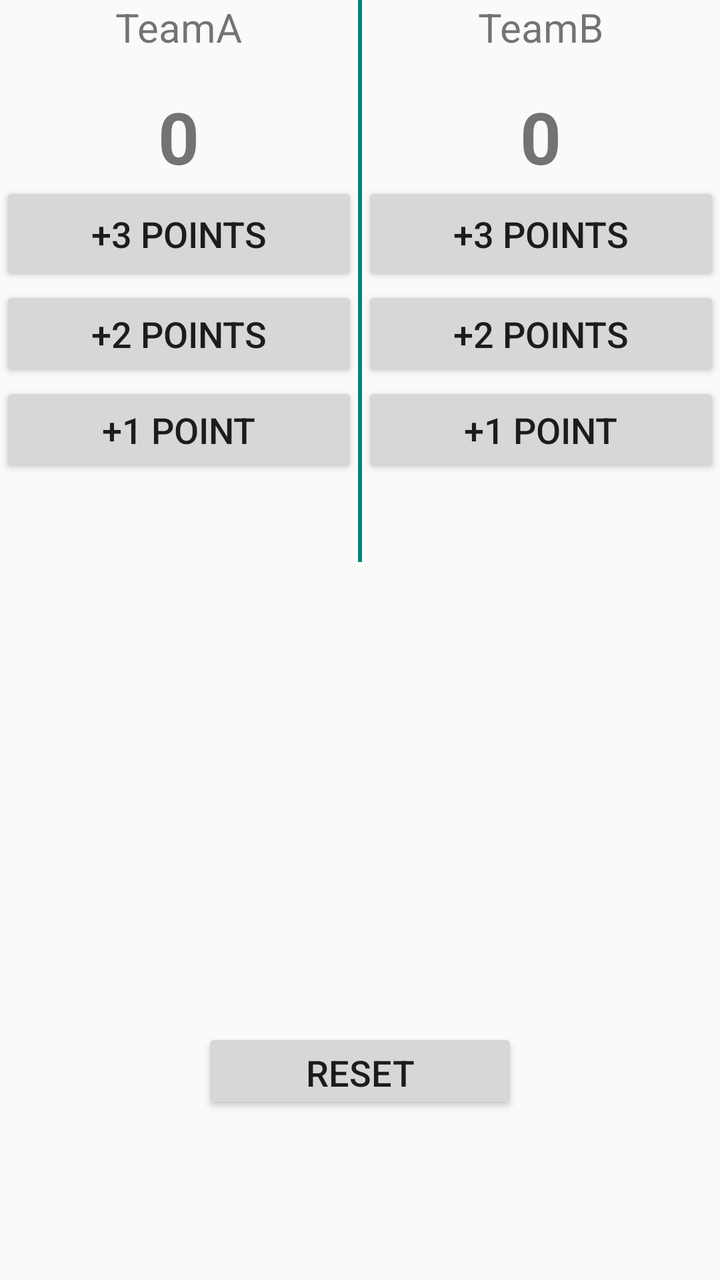
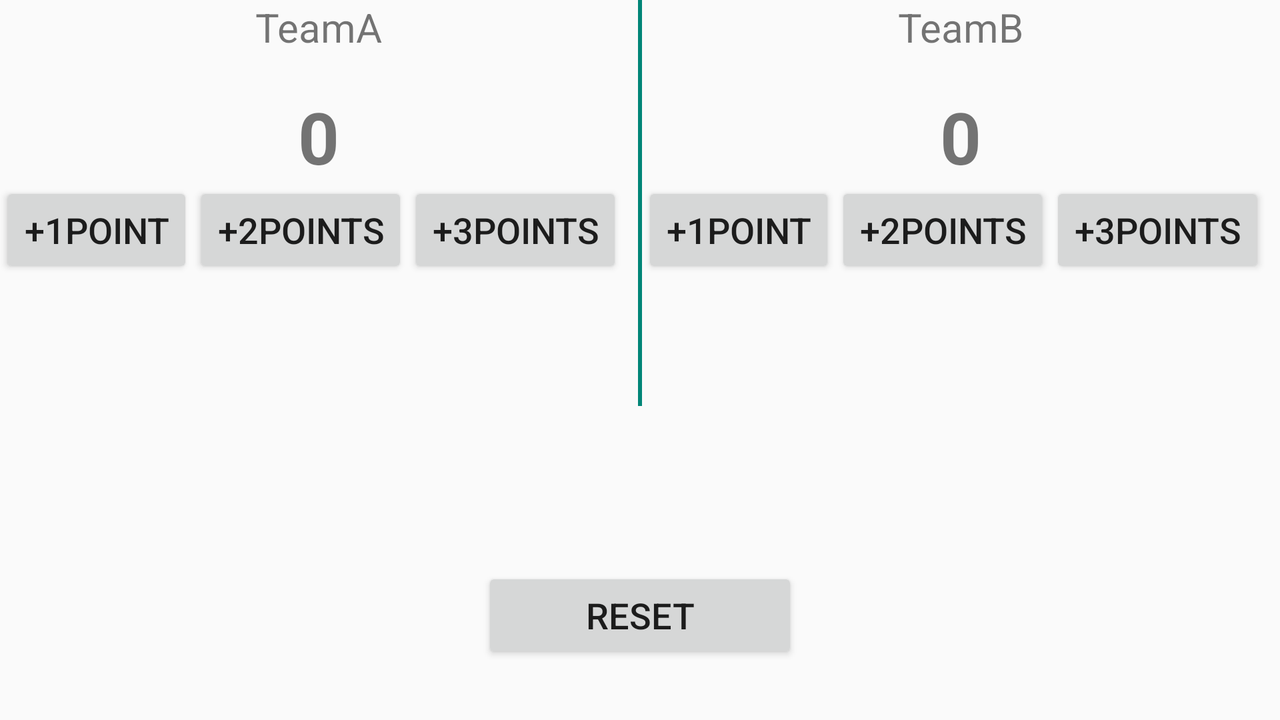

Compare how this app lays out the same screen by default and in its alternative resource folder. The renders come first, then the two layout files and the values they reference.
<!-- AndroidManifest.xml: application theme AppTheme -->
<!-- res/layout/activity_team.xml -->
<?xml version="1.0" encoding="utf-8"?>
<android.support.constraint.ConstraintLayout xmlns:android="http://schemas.android.com/apk/res/android"
    xmlns:app="http://schemas.android.com/apk/res-auto"
    xmlns:tools="http://schemas.android.com/tools"
    android:layout_width="match_parent"
    android:layout_height="match_parent"
    tools:context=".TeamActivity">

    <LinearLayout
        android:layout_width="match_parent"
        android:layout_height="281dp"
        android:orientation="horizontal">

        <LinearLayout
            android:layout_width="0dp"
            android:layout_height="wrap_content"
            android:layout_weight="1"
            android:orientation="vertical">

            <TextView
                android:id="@+id/textV1"
                android:layout_width="match_parent"
                android:layout_height="44dp"
                android:text="TeamA"
                android:textAlignment="center"
                android:textSize="20sp" />

            <TextView
                android:id="@+id/textV2"
                android:layout_width="match_parent"
                android:layout_height="47dp"
                android:text="0"
                android:textAlignment="center"
                android:textSize="36sp"
                android:textStyle="bold" />

            <Button
                android:id="@+id/pot3"
                android:layout_width="match_parent"
                android:layout_height="52dp"
                android:onClick="onClick"
                android:text="+3 points"
                android:textSize="18sp" />

            <Button
                android:id="@+id/pot2"
                android:layout_width="match_parent"
                android:layout_height="wrap_content"
                android:onClick="onClick"
                android:text="+2 points"
                android:textSize="18sp" />

            <Button
                android:id="@+id/pot1"
                android:layout_width="match_parent"
                android:layout_height="wrap_content"
                android:onClick="onClick"
                android:text="+1 point"
                android:textSize="18sp" />
        </LinearLayout>

        <TextView
            android:layout_width="2dp"
            android:layout_height="match_parent"
            android:background="@color/colorPrimary" />

        <LinearLayout
            android:layout_width="0dp"
            android:layout_height="match_parent"
            android:layout_weight="1"
            android:orientation="vertical">

            <TextView
                android:id="@+id/textV3"
                android:layout_width="match_parent"
                android:layout_height="44dp"
                android:text="TeamB"
                android:textAlignment="center"
                android:textSize="20sp" />

            <TextView
                android:id="@+id/textV4"
                android:layout_width="match_parent"
                android:layout_height="47dp"
                android:text="0"
                android:textAlignment="center"
                android:textSize="36sp"
                android:textStyle="bold" />

            <Button
                android:id="@+id/pot3b"
                android:layout_width="match_parent"
                android:layout_height="52dp"
                android:onClick="onClick"
                android:text="+3 points"
                android:textSize="18sp" />

            <Button
                android:id="@+id/pot2b"
                android:layout_width="match_parent"
                android:layout_height="wrap_content"
                android:onClick="onClick"
                android:text="+2 points"
                android:textSize="18sp" />

            <Button
                android:id="@+id/pot1b"
                android:layout_width="match_parent"
                android:layout_height="wrap_content"
                android:onClick="onClick"
                android:text="+1 point"
                android:textSize="18sp" />
        </LinearLayout>

    </LinearLayout>

    <Button
        android:id="@+id/reset"
        android:layout_width="158dp"
        android:layout_height="43dp"
        android:layout_marginStart="8dp"
        android:layout_marginTop="8dp"
        android:layout_marginEnd="8dp"
        android:layout_marginBottom="8dp"
        android:onClick="onClick"
        android:text="RESET"
        android:textSize="18sp"
        app:layout_constraintBottom_toBottomOf="parent"
        app:layout_constraintEnd_toEndOf="parent"
        app:layout_constraintStart_toStartOf="parent"
        app:layout_constraintTop_toTopOf="parent"
        app:layout_constraintVertical_bias="0.871" />

</android.support.constraint.ConstraintLayout>
<!-- resources referenced by this layout -->
<resources>
  <color name="colorPrimary">#008577</color>
  <style name="AppTheme" parent="Theme.AppCompat.Light.DarkActionBar">
          
          <item name="colorPrimary">@color/colorPrimary</item>
          <item name="colorPrimaryDark">@color/colorPrimaryDark</item>
          <item name="colorAccent">@color/colorAccent</item>
      </style>
  <color name="colorPrimaryDark">#00574b</color>
  <color name="colorAccent">#d81b60</color>
</resources>
<!-- res/layout-land/activity_team.xml (the repository's variant of the layout above) -->
<!-- drawn on the phone turned sideways -->
<?xml version="1.0" encoding="utf-8"?>
<android.support.constraint.ConstraintLayout xmlns:android="http://schemas.android.com/apk/res/android"
    xmlns:app="http://schemas.android.com/apk/res-auto"
    xmlns:tools="http://schemas.android.com/tools"
    android:layout_width="match_parent"
    android:layout_height="match_parent"
    tools:context=".TeamActivity">

    <LinearLayout
        android:layout_width="match_parent"
        android:layout_height="203dp"
        android:orientation="horizontal">

        <LinearLayout
            android:layout_width="0dp"
            android:layout_height="match_parent"
            android:layout_weight="1"
            android:orientation="vertical">

            <TextView
                android:id="@+id/textV1"
                android:layout_width="match_parent"
                android:layout_height="44dp"
                android:text="TeamA"
                android:textAlignment="center"
                android:textSize="20sp" />

            <TextView
                android:id="@+id/textV2"
                android:layout_width="match_parent"
                android:layout_height="47dp"
                android:text="0"
                android:textAlignment="center"
                android:textSize="36sp"
                android:textStyle="bold" />

            <LinearLayout
                android:layout_width="match_parent"
                android:layout_height="wrap_content"
                android:orientation="horizontal">

                <Button
                    android:id="@+id/pot1"
                    android:layout_width="wrap_content"
                    android:layout_height="match_parent"
                    android:onClick="onClick"
                    android:text="+1point"
                    android:textAllCaps="true"
                    android:textSize="18sp" />

                <Button
                    android:id="@+id/pot2"
                    android:layout_width="wrap_content"
                    android:layout_height="match_parent"
                    android:onClick="onClick"
                    android:text="+2points"
                    android:textAllCaps="true"
                    android:textSize="18sp" />

                <Button
                    android:id="@+id/pot3"
                    android:layout_width="wrap_content"
                    android:layout_height="wrap_content"
                    android:onClick="onClick"
                    android:text="+3points"
                    android:textAllCaps="true"
                    android:textSize="18sp" />

            </LinearLayout>

        </LinearLayout>

        <TextView
            android:layout_width="2dp"
            android:layout_height="match_parent"
            android:background="@color/colorPrimary"
            android:textSize="14sp" />

        <LinearLayout
            android:layout_width="0dp"
            android:layout_height="match_parent"
            android:layout_weight="1"
            android:orientation="vertical">

            <TextView
                android:id="@+id/textV3"
                android:layout_width="match_parent"
                android:layout_height="44dp"
                android:text="TeamB"
                android:textAlignment="center"
                android:textSize="20sp" />

            <TextView
                android:id="@+id/textV4"
                android:layout_width="match_parent"
                android:layout_height="47dp"
                android:text="0"
                android:textAlignment="center"
                android:textSize="36sp"
                android:textStyle="bold" />

            <LinearLayout
                android:layout_width="match_parent"
                android:layout_height="wrap_content"
                android:orientation="horizontal">

                <Button
                    android:id="@+id/pot1b"
                    android:layout_width="wrap_content"
                    android:layout_height="match_parent"
                    android:onClick="onClick"
                    android:text="+1point"
                    android:textAllCaps="true"
                    android:textSize="18sp" />

                <Button
                    android:id="@+id/pot2b"
                    android:layout_width="wrap_content"
                    android:layout_height="match_parent"
                    android:onClick="onClick"
                    android:text="+2points"
                    android:textAllCaps="true"
                    android:textSize="18sp" />

                <Button
                    android:id="@+id/pot3b"
                    android:layout_width="wrap_content"
                    android:layout_height="wrap_content"
                    android:onClick="onClick"
                    android:text="+3points"
                    android:textAllCaps="true"
                    android:textSize="18sp" />
            </LinearLayout>

        </LinearLayout>

    </LinearLayout>

    <Button
        android:id="@+id/reset"
        android:layout_width="158dp"
        android:layout_height="wrap_content"
        android:layout_marginStart="8dp"
        android:layout_marginTop="8dp"
        android:layout_marginEnd="8dp"
        android:layout_marginBottom="8dp"
        android:onClick="onClick"
        android:text="RESET"
        android:textSize="18sp"
        app:layout_constraintBottom_toBottomOf="parent"
        app:layout_constraintEnd_toEndOf="parent"
        app:layout_constraintStart_toStartOf="parent"
        app:layout_constraintTop_toTopOf="parent"
        app:layout_constraintVertical_bias="0.931" />

</android.support.constraint.ConstraintLayout>
